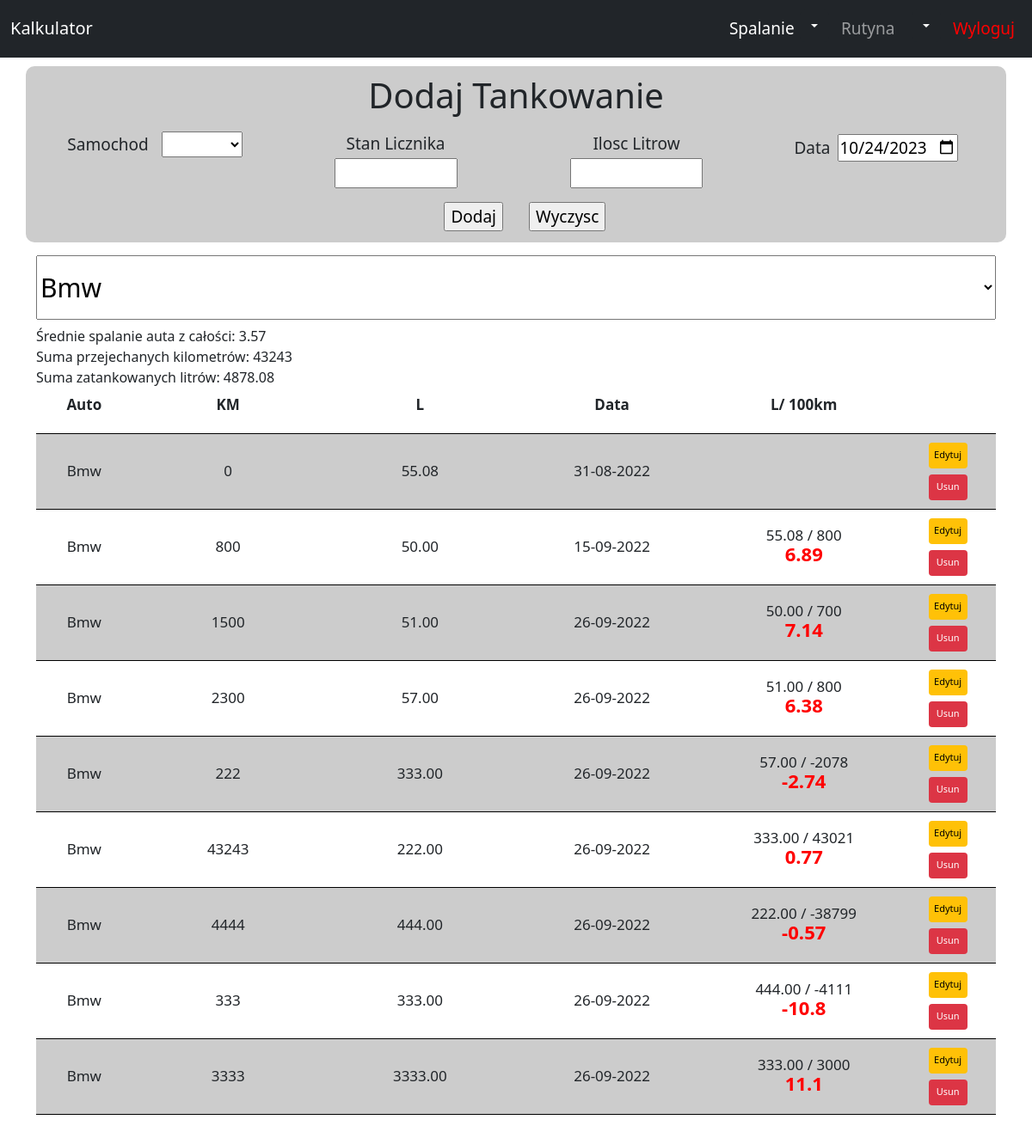
/spalanie.php?auto=1 (signed in), run on the app's committed database.
### tables this page shows
CREATE TABLE `spalanie` (
  `id` int(6) UNSIGNED NOT NULL,
  `stanLicznika` int(6) NOT NULL,
  `iloscLitrow` decimal(6,2) NOT NULL DEFAULT 0.00,
  `DataTankowania` timestamp NOT NULL DEFAULT current_timestamp() ON UPDATE current_timestamp(),
  `id_auta` int(6) NOT NULL
);

CREATE TABLE `auta` (
  `ID` int(6) UNSIGNED NOT NULL,
  `nazwa` varchar(30) NOT NULL,
  `status` bit(1) NOT NULL
);

### spalanie.php (the view, shortened to what this page needs)
<?php
include_once('script.php');
if(isset($_SESSION['User']))
{
?>
<!DOCTYPE html>
<html>
	<head>
		<link href="https://cdn.jsdelivr.net/npm/bootstrap@5.2.0/dist/css/bootstrap.min.css" rel="stylesheet">
		<link rel="stylesheet" href="style.css?ver=0.4" >
	</head>
	<body>
		<nav class="navbar navbar-expand-sm bg-dark navbar-dark ">
            <div class="container-fluid">
                <a href="start.php" class="navbar-brand">Kalkulator</a>
                <div id="myNav" class="collapse navbar-collapse topnav-right" style="flex-grow: 0;">
					<ul class="navbar-nav" >
						<li class="nav-item" style="width:130px;">
							<a href="spalanie.php" class="nav-link active" style="width:80px;margin:0px;display:inline-block;" >Spalanie</a>
							<div class="dropdown" style="width:40px;float:right;">
								<button class="btn btn-dark dropdown-toggle"  id="dropdownMenuButton1" data-bs-toggle="dropdown" aria-expanded="false" ></button>
							</div>
						</li>
						<li class="nav-item" style="width:130px;">
							<a href="rutyna.php" class="nav-link" style="width:80px;margin:0px;display:inline-block;" >Rutyna</a>
							<div class="dropdown" style="width:40px;float:right;">
								<button class="btn btn-dark dropdown-toggle"  id="dropdownMenuButton1" data-bs-toggle="dropdown" aria-expanded="false" ></button>
							</div>
						</li>
						<li class="nav-item">
							<?php echo '<a href="script.php?logout" class="nav-link" style="color:red;">Wyloguj</a>';?>
						</li>
					</ul>
                </div>
		</nav>
		<div class="container">
					<form action="script.php" method="post" enctype="multipart/form-data" class="dodaj none_small" style="margin-top:10px;">
						<div class="row dodawanie">
							<div class="col-12 col-sm-15 col-md-18">
								<div class="row" style="text-align:center;">
									<div  class="col-sm-12 col-md-12">
									<h1 class="header">Dodaj Tankowanie</h1>
									</div>
									<div class="col-5 col-sm-6 col-md-3">
										<label for="date" style="margin-right:10px;padding-bottom:5px;">Samochod</label>
										<select id='auto' name='auto' required>
										<option value=''></option>
										<?php $result = mysqli_query($conn,"SELECT * FROM auta");
										while($row = mysqli_fetch_assoc($result)){
											$id = $row['ID'];
											$nazwa = $row['nazwa'];
											$status = $row['status'];
											if($status == 1)
											{
												echo "<option value='$id'>".$nazwa."</option>";
											}
										}?> </select>
									</div>
									<div class="col-6 col-sm-6 col-md-3">
										<label for="Stan">Stan Licznika</label>
										<input type="number"  min="1" max="999999" name="Stan" id="Stan" required />
									</div>
									<div class="col-5 col-sm-6 col-md-3">
										<label for="Ilosc">Ilosc Litrow</label>
										<input type="number"  min="1" max="9999" step="0.01" name="Ilosc" id="Ilosc" required />
									</div>
									<div class="col-6 col-sm-6 col-md-3">
										<label for="date">Data</label>
										<input type="date" autocomplete="on" size="50" name="Data" id="Dzisd" style="width: 140px;" required placeholder="rrrr-mm-dd"/>
									</div>
								</div>
								<div class="row" style="margin-top:10px; " >
									<div class="col-3 col-sm-6 col-md-6" style="text-align:right;" onchange="this.form.submit()">
										<input type="submit" name='kategoria' value='Dodaj'/>
									</div>
									<div class="col-3 col-sm-6 col-md-6" style="text-align:left;">
										<input type="reset" value="Wyczysc" />
									</div>
								</div>
							</div>
						</div>
					</form>
			<div class = "row" style="margin-top:15px;">
			<br>
				<form action="" method="get" enctype="multipart/form-data" >
					<select id='auto' name='auto' style="min-width:100%; padding:15px 0 15px 0 ;font-size:30px;" onchange="this.form.submit()">
						<?php $result = mysqli_query($conn,"SELECT * FROM auta Where status = '1'");
							while($row = mysqli_fetch_assoc($result)){
							$id = $row['ID'];
							$nazwa = $row['nazwa'];
							$wybierz = '' ;
								if($_GET['auto'] == $id)
								{
									$wybierz = 'selected';
								}
							echo "<option value='$id' $wybierz>".$nazwa."</option>";
							}
						?>
					</select>
				</form>
			</div>
			<div class = "row" style="margin:15px 0 -20px -12px;">
			<?php
				$id_auta = 0;
				$ilosc= 0;
				$suma_paliwa = 0;
				if(isset($_GET['auto']))$id_auta = $_GET['auto'];
				if($id_auta != 0){
					$result = mysqli_query($conn,"SELECT s.id,s.stanLicznika,s.iloscLitrow,s.DataTankowania,a.nazwa,a.ID FROM spalanie s INNER JOIN auta a ON s.id_auta = a.ID where id_auta=$id_auta ");
					$max_id_auto = mysqli_query($conn,"SELECT max(s.id) FROM spalanie s INNER JOIN auta a ON s.id_auta = a.ID where id_auta=$id_auta ");
					$row = mysqli_fetch_array($max_id_auto);
					$max_id_auto = $row[0];
					$min_id_auto = mysqli_query($conn,"SELECT min(s.id) FROM spalanie s INNER JOIN auta a ON s.id_auta = a.ID where id_auta=$id_auta ");
					$row = mysqli_fetch_array($min_id_auto);
					$min_id_auto = $row[0];
					$max_Licznik = mysqli_query($conn,"SELECT max(s.stanLicznika) FROM spalanie s INNER JOIN auta a ON s.id_auta = a.ID where id_auta=$id_auta ");
					$row = mysqli_fetch_array($max_Licznik);
					$max_Licznik = $row[0];
					if(mysqli_num_rows($result) > 1){
					$poczatkowy_stanLicznika = mysqli_query($conn,"SELECT StanLicznika FROM spalanie where id=$min_id_auto ");
					$row = mysqli_fetch_array($poczatkowy_stanLicznika);
					$poczatkowy_stanLicznika = $row[0];}
					while($row = mysqli_fetch_assoc($result)){
							$suma_paliwa += $row['iloscLitrow'];
							if($row['id'] != $max_id_auto){
								$ilosc += $row['iloscLitrow'];
							}
					}
					if(mysqli_num_rows($result) > 1){
					$srednia = ($ilosc/($max_Licznik-$poczatkowy_stanLicznika))*100;
					$srednia = round($srednia, 2);
					echo "<p class='info'>Średnie spalanie auta z całości: ".$srednia."</p><p class='info'>Suma przejechanych kilometrów: ".$max_Licznik."</p><p class='info'>Suma zatankowanych litrów: ".$suma_paliwa."</p>";}
				}
				 ?>
			</div>
			<div class="table-responsive table-responsive-sm">
				<?php
				$id_auta = 0;
				if(isset($_GET['auto']))$id_auta = $_GET['auto'];
				if($id_auta != 0){
				$result = mysqli_query($conn,"SELECT s.id,s.stanLicznika,s.iloscLitrow,s.DataTankowania,a.nazwa,a.ID FROM spalanie s INNER JOIN auta a ON s.id_auta = a.ID where id_auta=$id_auta order by s.DataTankowania");
				}
				$i=0;
				$ile_r = mysqli_num_rows($result);
				if($id_auta != 0){
				if ($ile_r > 0)
				{
				 ?><div class='fixed-width content'>
						<div>
							<table class='col-12 col-sm-12 col-md-12'>
								<thead>
									<tr >
										<th class='col-1 col-sm-1 col-md-1'>Auto</th>
										<th class='col-1 col-sm-2 col-md-2'>KM</th>
										<th class='col-1 col-sm-2 col-md-2'>L</th>
										<th class='col-2 col-sm-3 col-md-2'>Data</th>
										<th class='col-2 col-sm-2 col-md-2'>L/ 100km</th>
										<th class='col-1 col-sm-1 col-md-1' ></th>
									</tr>
								</thead>
								<tbody><?php
									while($row = mysqli_fetch_assoc($result)){
										$id_auta = $row['ID'];
										$nazwa_auta = $row['nazwa'];
										$id = $row['id'];
										$Stan = $row['stanLicznika'];
										$stara_ilosc = 0;
										if($i > 0 && $id_auta == $temp_id_auta){
											$srednia = ($ilosc/($Stan-$temp))*100;
											$srednia = round($srednia, 2);
											$stara_ilosc = $ilosc;
											}
										$ilosc = $row['iloscLitrow'];
										$data = date("d-m-Y", strtotime($row['DataTankowania']));
										if($i > 0){
											?><tr>
												<td id="nazwa"><?php echo $nazwa_auta; ?></td>
												<td id="stan"><?php echo $Stan; ?></td>
												<td id="ilosc"><?php echo $ilosc; ?></td>
												<td id="data"><?php echo $data; ?></td>
												<td id="srednia"><?php echo $stara_ilosc." / ".($Stan-$temp); ?><p><?php echo $srednia; ?></p></td>
												<td class="butt">
													<ul>
														<li><button type="submit" class="edit btn btn-warning btn-sm" name='kategoria' id="edit">Edytuj</button></li>
														<li><button type="submit" class="hide btn btn-danger btn-sm" name='kategoria' id="<?php echo $id; ?>">Usun</button></li>
													</ul>
												</td>
											</tr>
											<?php }
										else{
											?><tr>
												<td id="nazwa"><?php echo $nazwa_auta; ?></td>
												<td id="stan"><?php echo $Stan; ?></td>
												<td id="ilosc"><?php echo $ilosc; ?></td>
												<td id="data"><?php echo $data; ?></td>
												<td id="srednia"></td>
												<td class="butt">
													<ul>
														<li><button type="submit" class="edit btn btn-warning btn-sm" name='kategoria' id="edit">Edytuj</button></li>
														<li><button type="submit" class="hide btn btn-danger btn-sm" name='kategoria' id="<?php echo $id; ?>">Usun</button></li>
													</ul>
												</td>
											</tr><?php
										}
										if($i>0){
											$srednia = 0;
											}
											$temp_id_auta = $id_auta;
											$temp = $Stan;
											$i=$i+1;
										}?>
								</tbody>
							</table>
						</div>
					</div>
			</div>
<?php	} else {echo "<div id='popup'> Brak tankowań! </div>";}} ?>
		</div>
	</body>
</html>
<?php } else header("location:index.php");
 ?>

### style.css (style rules this page uses)
.zebrastripe { background-color:#ccc; }
.active { color:white; }
.navbar-nav { font-size: 19px; }
.dodaj { font-size: 19px; }
body { font-size: 14px; }
table { font-size: 13px; text-align:center; }
table tr { height:65px; }
table th,table td { padding:1px; border-bottom:1px solid black; line-height:0.95em; }
.btn-sm { width:40px; height:25px; padding: 0px; font-size:10px; border:0px; margin:2px; }
ul { margin:0px; padding: 0px; list-style:none; text-decoration:none; }
ul li { margin-top:3px; margin-bottom:3px; }
input { margin:3px; }
.none_small { display:none; }
.info { font-size:16px; line-height: 0.5em; }
.dodawanie { background-color: #ccc; padding:10px; border-radius:10px; }
.header { font-size:40px; text-align:center; padding-bottom:10px; }
td p { color:red; font-weight:600; font-size:1.3em; margin:5px; }
@media screen and (min-width: 576px) { .none_small { display:block; } }
@media screen and (min-width: 576px) { body { font-size: 15px; } }
@media screen and (min-width: 576px) { table { font-size: 15px; text-align:center; } }
@media screen and (min-width: 576px) { table th,table td { padding:3px; border-bottom:1px solid black; } }
@media screen and (min-width: 576px) { .btn-sm { width:35px; height:25px; font-size: 11px; padding: 0px; } }
@media screen and (min-width: 768px) { body { font-size: 17px; } }
@media screen and (min-width: 768px) { table { font-size: 17px; text-align:center; } }
@media screen and (min-width: 768px) { table th,table td { padding:5px; border-bottom:1px solid black; } }
@media screen and (min-width: 768px) { .btn-sm { width:45px; height:30px; font-size: 11px; padding: 0px; } }

### data on the page
spalanie: id_auta.nazwa "Bmw", stanLicznika "0", iloscLitrow "55.08", DataTankowania "31-08-2022"
spalanie: id_auta.nazwa "Bmw", stanLicznika "800", iloscLitrow "50.00", DataTankowania "15-09-2022", $Stan-$temp "800", srednia "6.89"
spalanie: id_auta.nazwa "Bmw", stanLicznika "1500", iloscLitrow "51.00", DataTankowania "26-09-2022", temp "700", srednia "7.14"
spalanie: id_auta.nazwa "Bmw", stanLicznika "2300", iloscLitrow "57.00", DataTankowania "26-09-2022", temp "800", srednia "6.38"
spalanie: id_auta.nazwa "Bmw", stanLicznika "222", iloscLitrow "333.00", DataTankowania "26-09-2022", temp "-2078", srednia "-2.74"
spalanie: id_auta.nazwa "Bmw", stanLicznika "43243", iloscLitrow "222.00", DataTankowania "26-09-2022", temp "43021", srednia "0.77"
spalanie: id_auta.nazwa "Bmw", stanLicznika "4444", iloscLitrow "444.00", DataTankowania "26-09-2022", temp "-38799", srednia "-0.57"
spalanie: id_auta.nazwa "Bmw", stanLicznika "333", iloscLitrow "333.00", DataTankowania "26-09-2022", temp "-4111", srednia "-10.8"
spalanie: id_auta.nazwa "Bmw", stanLicznika "3333", iloscLitrow "3333.00", DataTankowania "26-09-2022", temp "3000", srednia "11.1"

### other printed values
$srednia "3.57"
$max_Licznik "43243"
$suma_paliwa "4878.08"
form field auto "Bmw"
